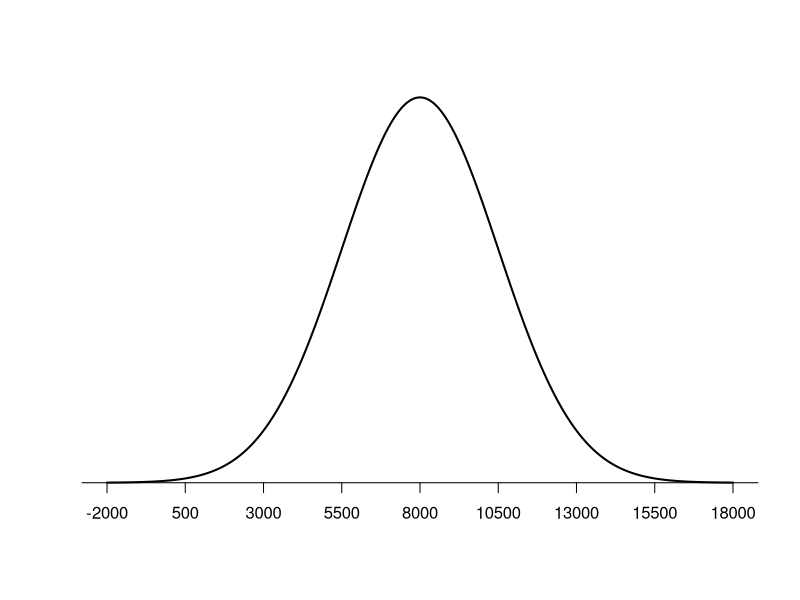

Generate this figure with R:
#Prior con valore fisso
mu = 3.5e-9
ricomb = 8.4e-9
Nanc = 7000000

###################################################################################
#Vedi discussione sugli appunti per come ho deciso per questa forma per T_split:
T_split = rnorm(1, 8000, 4000)
#Questa sopra era una prima prova di valori; verifichiamo plottando che sia quello che vogliamo:
#define population mean and standard deviation
population_mean <- 8000
population_sd <- 2500

#define upper and lower bound
lower_bound <- population_mean - population_sd
upper_bound <- population_mean + population_sd

#Create a sequence of 1000 x values based on population mean and standard deviation
x <- seq(-4, 4, length = 10000) * population_sd + population_mean

#create a vector of values that shows the height of the probability distribution
#for each value in x
y <- dnorm(x, population_mean, population_sd)

#plot normal distribution with customized x-axis labels
plot(x,y, type = "l", lwd = 2, axes = FALSE, xlab = "", ylab = "")
sd_axis_bounds = 5
axis_bounds <- seq(-sd_axis_bounds * population_sd + population_mean,
                   sd_axis_bounds * population_sd + population_mean,
                   by = population_sd)
axis(side = 1, at = axis_bounds, pos = 0)

#Provando vari valori la mia decisione è stata:
#T_split = rnorm(1, 8000, 2500)
#Poi eventualmente fare un arrotondamento per avere solo valori interi:
T_split = round(rnorm(1, 8000, 2500))

###########################################################################################

#Voglio una ditribuzione uniforme tra 50k e 200k; ma siccome runif è continua, per avere valori discreti uso sample:
#N1 = runif(1, 50000,200000)
N1=sample(50000:200000,1)
N2=round(N1/3)

#Idem per mig
mig=sample(c(0, 0.1),1)

